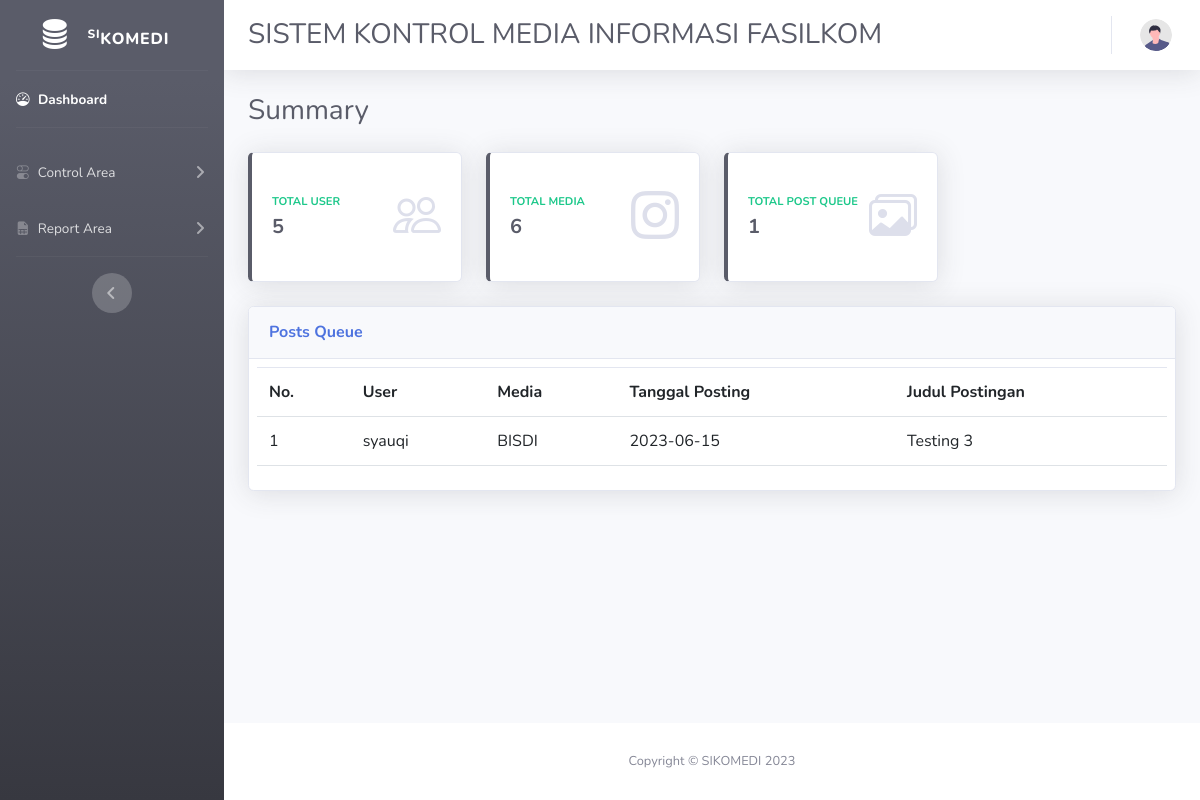
The app's page /admin/index.php (signed in) with its own data.
### tables this page shows
CREATE TABLE `konten_history` (
  `ID` int(11) NOT NULL,
  `USER_ID` int(11) DEFAULT NULL,
  `MEDIA_ID` int(11) DEFAULT NULL,
  `TANGGALPOSTING` date DEFAULT NULL,
  `JUDULPOSTING` varchar(50) DEFAULT NULL,
  `LINKKONTEN` varchar(200) DEFAULT NULL,
  `CAPTION` varchar(1000) DEFAULT NULL,
  `STATUS_ID` int(11) DEFAULT NULL
);

CREATE TABLE `users` (
  `ID` int(11) NOT NULL,
  `NAME` varchar(100) NOT NULL,
  `PASSWORD` varchar(100) NOT NULL,
  `EMAIL` varchar(100) NOT NULL,
  `NOHP` varchar(20) DEFAULT NULL,
  `JENIS_ID` int(11) DEFAULT NULL,
  `STATUS_ID` int(11) DEFAULT NULL
);

CREATE TABLE `media` (
  `ID` int(11) NOT NULL,
  `NAMA` varchar(50) DEFAULT NULL,
  `LINK` varchar(200) DEFAULT NULL,
  `JENIS_ID` int(11) NOT NULL
);

### admin/functions.php (called while the page is built, shortened)
<?php
$conn = mysqli_connect("localhost","root","","sikomedi");
function query ($query){
    global $conn;
    $result = mysqli_query($conn,$query);
    $rows = [];
    while ($row = mysqli_fetch_assoc($result)){
        $rows [] = $row;
    }
    return $rows;
}
?>

### admin/index.php (the view, shortened to what this page needs)
<?php
require 'functions.php';
    $postqueue = query("SELECT count(ID) a FROM konten_history WHERE STATUS_ID = 1");
    $media = query("SELECT count(DISTINCT NAMA) a FROM media");
    $users = query("SELECT count(ID) a FROM users");
    $konten = query("SELECT u.NAME user, m.NAMA media, k.TANGGALPOSTING tanggal, k.JUDULPOSTING judul FROM konten_history k
                        JOIN users u ON (k.USER_ID = u.ID) JOIN media m ON (k.MEDIA_ID = m.ID)
                        WHERE k.STATUS_ID = 1 ORDER BY tanggal");
?>
<!DOCTYPE html>
<html lang="en">
<head>
    <link href="https://cdn.jsdelivr.net/npm/bootstrap@5.3.0-alpha3/dist/css/bootstrap.min.css" rel="stylesheet">
    <link rel="stylesheet" href="https://cdn.jsdelivr.net/npm/bootstrap-icons@1.10.5/font/bootstrap-icons.css">
    <link href="css/style.css" rel="stylesheet">
</head>
<body id="page-top">
    <div id="wrapper">
        <ul class="navbar-nav bg-gradient-dark sidebar sidebar-dark accordion" id="accordionSidebar">
            <a class="sidebar-brand d-flex align-items-center justify-content-center" href="index.php">
                <div class="sidebar-brand-icon">
                  <i class="bi bi-database-fill"></i>
                </div>
                <div class="sidebar-brand-text mx-3 pt-2"><sup>SI</sup>KOMEDI</div>
            </a>
            <hr class="sidebar-divider my-0">
            <li class="nav-item active">
                <a class="nav-link" href="index.php">
                  <i class="bi bi-speedometer"></i>
                    <span>Dashboard</span></a>
            </li>
            <hr class="sidebar-divider">
            <li class="nav-item">
                <a class="nav-link collapsed" href="#" data-toggle="collapse" data-target="#collapseCharts1"
                    aria-expanded="true" aria-controls="collapseCharts1">
                    <i class="bi bi-toggles"></i>
                    <span>Control Area</span>
                </a>
            </li>
            <li class="nav-item">
                <a class="nav-link collapsed" href="#" data-toggle="collapse" data-target="#collapseCharts2"
                    aria-expanded="true" aria-controls="collapseCharts2">
                    <i class="bi bi-file-earmark-spreadsheet-fill"></i>
                    <span>Report Area</span>
                </a>
            </li>
            <hr class="sidebar-divider d-none d-md-block">
            <div class="text-center d-none d-md-inline">
                <button class="rounded-circle border-0" id="sidebarToggle"></button>
            </div>
        </ul>
        <div id="content-wrapper" class="d-flex flex-column">
            <div id="content">
                <nav class="navbar navbar-expand navbar-light bg-white topbar mb-4 static-top shadow">
                    <div class="d-sm-flex align-items-center justify-content-between mb-4">
                        <h1 class="h3 mb-0 text-gray-800 pt-4 ps-2">SISTEM KONTROL MEDIA INFORMASI FASILKOM</h1>
                    </div>
                    <ul class="navbar-nav ml-auto">
                        <li class="nav-item dropdown no-arrow">
                            <a class="nav-link dropdown-toggle" href="#" id="userDropdown" role="button"
                                data-toggle="dropdown" aria-haspopup="true" aria-expanded="false">
                                <img class="img-profile rounded-circle"
                                    src="img/undraw_profile.svg">
                            </a>
                        </li>
                    </ul>
                </nav>
                <div class="container-fluid">
                    <div class="d-sm-flex align-items-center mb-4">
                        <h1 class="h3 mb-0 text-gray-800">Summary</h1>
                    </div>
                    <div class="row">
                        <div class="col-xl-3 col-md-6 mb-4">
                            <div class="card border-left-dark shadow h-100 py-2">
                                <div class="card-body">
                                    <div class="row no-gutters align-items-center">
                                        <div class="col mr-2">
                                            <div class="text-xs font-weight-bold text-success text-uppercase mb-1">
                                                Total User</div>
                                            <div class="h5 mb-0 font-weight-bold text-gray-800"><?= number_format($users[0]["a"], 0, ',', ' ')?></div>
                                        </div>
                                        <div class="col-auto">
                                            <i class="bi bi-people text-gray-300" style="font-size: 3rem;"></i>
                                        </div>
                                    </div>
                                </div>
                            </div>
                        </div>
                        <div class="col-xl-3 col-md-6 mb-4">
                            <div class="card border-left-dark shadow h-100 py-2">
                                <div class="card-body">
                                    <div class="row no-gutters align-items-center">
                                        <div class="col mr-2">
                                            <div class="text-xs font-weight-bold text-success text-uppercase mb-1">
                                                Total Media</div>
                                            <div class="h5 mb-0 font-weight-bold text-gray-800"><?= number_format($media[0]["a"], 0, ',', ' ')?></div>
                                        </div>
                                        <div class="col-auto">
                                            <i class="bi bi-instagram text-gray-300" style="font-size: 3rem;"></i>
                                        </div>
                                    </div>
                                </div>
                            </div>
                        </div>
                        <div class="col-xl-3 col-md-6 mb-4">
                            <div class="card border-left-dark shadow h-100 py-2">
                                <div class="card-body">
                                    <div class="row no-gutters align-items-center">
                                        <div class="col mr-2">
                                            <div class="text-xs font-weight-bold text-success text-uppercase mb-1">
                                                Total Post Queue</div>
                                            <div class="h5 mb-0 font-weight-bold text-gray-800"><?= number_format($postqueue[0]["a"], 0, ' , ', ' ')?></div>
                                        </div>
                                        <div class="col-auto">
                                            <i class="bi bi-images text-gray-300" style="font-size: 3rem;"></i>
                                        </div>
                                    </div>
                                </div>
                            </div>
                        </div>
                    </div>
                    <div class="row">
                        <div class="col-xl-12 col-lg-10">
                            <div class="card shadow mb-4">
                                <div class="card-header py-3">
                                    <h6 class="m-0 font-weight-bold text-primary">Posts Queue</h6>
                                </div>
                                <div class="d-flex justify-content-center p-2 pb-2 overflow-y-scroll" style="max-height: 30rem;">
                                    <table class="table align-middle">
                                        <tr>
                                            <th>No.</th>
                                            <th>User</th>
                                            <th>Media</th>
                                            <th>Tanggal Posting</th>
                                            <th>Judul Postingan</th>
                                        </tr>
                                    <?php $i=1; if($konten==null){echo "<tr class=\"text-center\"><td colspan=\"5\">Empty</td></tr>";}else{foreach ($konten as $row) : ?>
                                    <tr>
                                        <td><?=$i?></td>
                                        <td><?= $row["user"]?></td>
                                        <td><?= $row["media"]?></td>
                                        <td><?= $row["tanggal"]?></td>
                                        <td><?= $row["judul"]?></td>
                                    </tr>
                                    <?php $i++; endforeach; }?>
                                    </table>
                                </div>
                            </div>
                        </div>
                    </div>
                </div>
            </div>
            <footer class="sticky-footer bg-white">
                <div class="container my-auto">
                    <div class="copyright text-center my-auto">
                        <span>Copyright &copy; SIKOMEDI 2023</span>
                    </div>
                </div>
            </footer>
        </div>
    </div>
</body>
</html>

### records on screen
konten_history: users.NAME "syauqi", MEDIA_ID.NAMA "BISDI", TANGGALPOSTING "2023-06-15", JUDULPOSTING "Testing 3"

### other values on screen
$users[0]["a"] "5"
$media[0]["a"] "6"
$postqueue[0]["a"] "1"
